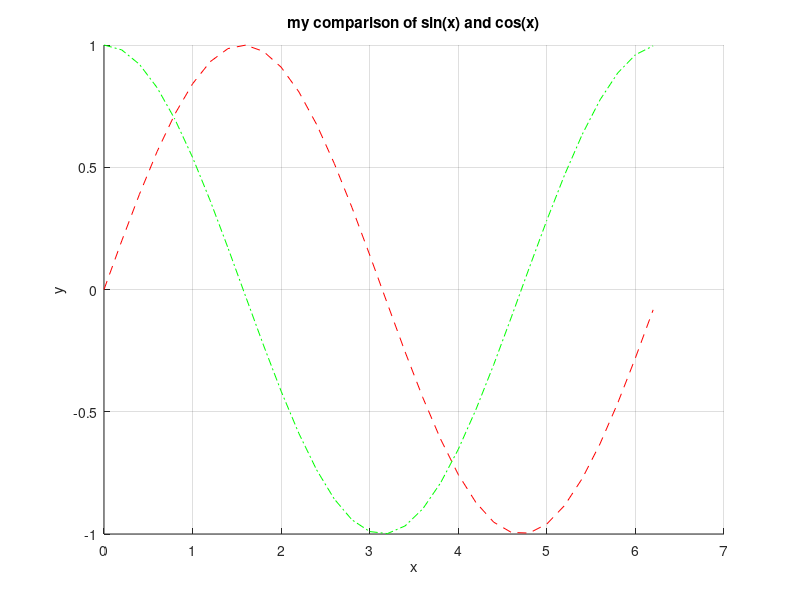

Write the MATLAB code that produced this figure. (Note: this script raises an error after producing the figure.)
%% Example
% following ideas from http://almutei.wordpress.com
clear all; close all; clc;

% Do my Calculations
x=(0:0.2:2*pi); sinx=sin(x); cosx=cos(x'); z = cosx*sinx;

% Plot my comparison of functions
figure(1)
hold on;
    h = plot(x,sinx,'--r');
    k = plot(x,cosx,'-.g');
hold off;
grid on; % note that this comand is ignored by tikz
title('my comparison of sin(x) and cos(x)')
xlabel('x'); ylabel('y');
% Convert to Tikz
matlab2tikz('myfigure.tex','height','4cm','width','3in')

% Plot surface
figure(2)
mesh(z);
title('my surface z')
xlabel('x'); ylabel('y'); zlabel('z');
% Convert to Tikz
matlab2tikz('myfigure2.tex','height','4cm','width','3in')

% Plot Contour
figure(3)
contour(z);
title('my surface z')
xlabel('x'); ylabel('y'); zlabel('z');
% Convert to Tikz
matlab2tikz('myfigure3.tex','height','4cm','width','3in')